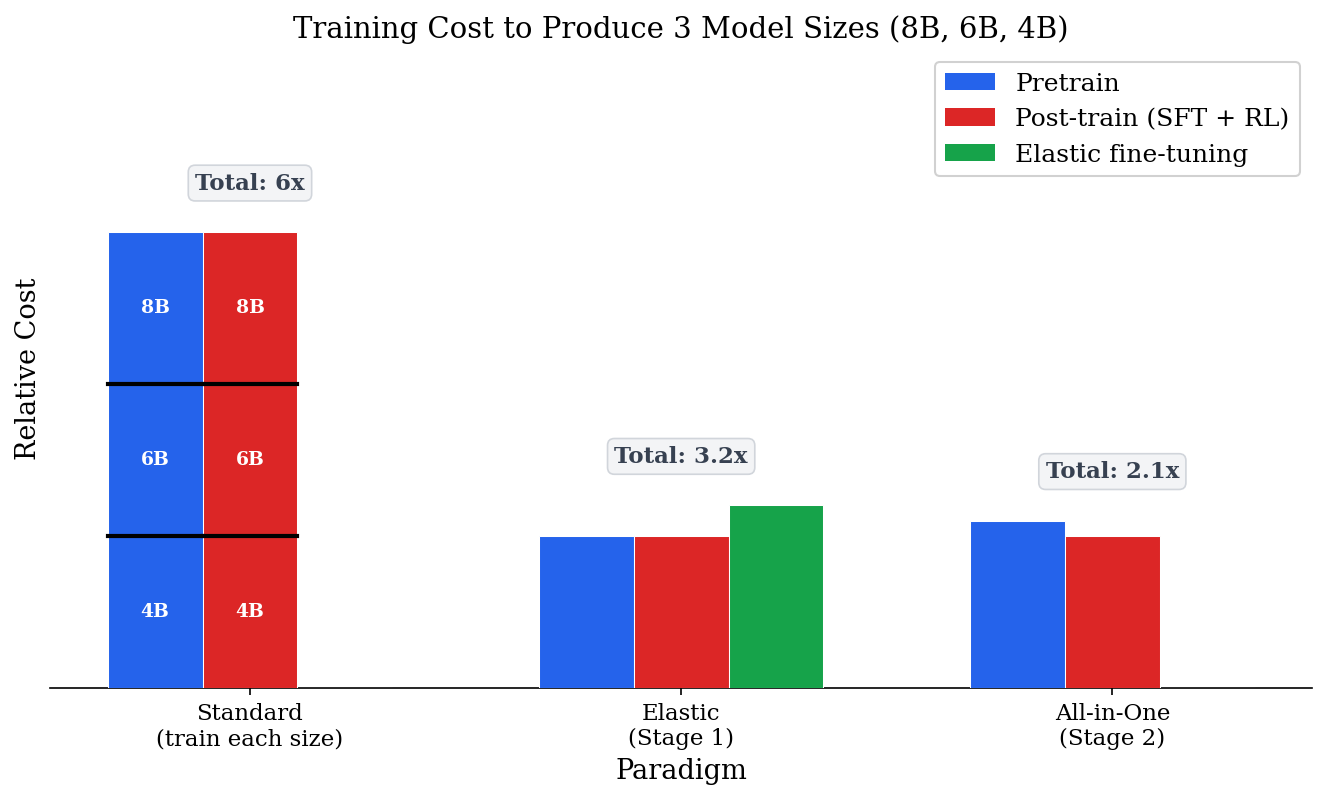

Generate this figure with Python:
import matplotlib.pyplot as plt
import matplotlib.patches as mpatches
import numpy as np

plt.rcParams.update({
    'font.size': 12,
    'font.family': 'serif',
    'axes.labelsize': 13,
    'axes.titlesize': 14,
    'xtick.labelsize': 11,
    'ytick.labelsize': 11,
    'figure.dpi': 150,
})

fig, ax = plt.subplots(figsize=(9, 5.5))

paradigms = ['Standard\n(train each size)', 'Elastic\n(Stage 1)', 'All-in-One\n(Stage 2)']
x = np.arange(len(paradigms))
width = 0.22

# Conceptual relative costs (unitless)
# pretrain = posttrain = 1 unit per model
# elastic FT = slightly more than 1 unit of posttrain
unit = 1.0

pretrain = [3 * unit, unit, 1.1 * unit]  # Standard: 3 models; Elastic: 1; All-in-One: slightly more (has elastic regularizer)
posttrain = [3 * unit, unit, unit]        # Standard: 3 models; Elastic: 1; All-in-One: 1
elastic_train = [0, 1.2 * unit, 0]       # Only Elastic has this; slightly more than posttrain

colors_pretrain = '#2563eb'
colors_posttrain = '#dc2626'
colors_elastic = '#16a34a'

# Draw bars
bars_pre = ax.bar(x - width, pretrain, width, color=colors_pretrain, edgecolor='white', linewidth=0.5, zorder=3)
bars_post = ax.bar(x, posttrain, width, color=colors_posttrain, edgecolor='white', linewidth=0.5, zorder=3)
bars_elastic = ax.bar(x + width, elastic_train, width, color=colors_elastic, edgecolor='white', linewidth=0.5, zorder=3)

# Add black separators on the Standard pretrain bar (3 portions: 8B, 6B, 4B)
bar_rect = bars_pre[0]
bar_x = bar_rect.get_x()
bar_w = bar_rect.get_width()
bar_h = bar_rect.get_height()
for split_y in [unit, 2 * unit]:
    ax.plot([bar_x, bar_x + bar_w], [split_y, split_y], color='black', linewidth=2, zorder=4)

# Label the three portions of the Standard pretrain bar
for y_center, label in zip([0.5 * unit, 1.5 * unit, 2.5 * unit], ['4B', '6B', '8B']):
    ax.text(bar_rect.get_x() + bar_w / 2, y_center, label,
            ha='center', va='center', fontsize=9, fontweight='bold', color='white', zorder=5)

# Standard posttrain bar: also 3 portions
bar_rect_post = bars_post[0]
bar_x_post = bar_rect_post.get_x()
bar_w_post = bar_rect_post.get_width()
for split_y in [unit, 2 * unit]:
    ax.plot([bar_x_post, bar_x_post + bar_w_post], [split_y, split_y], color='black', linewidth=2, zorder=4)
for y_center, label in zip([0.5 * unit, 1.5 * unit, 2.5 * unit], ['4B', '6B', '8B']):
    ax.text(bar_rect_post.get_x() + bar_w_post / 2, y_center, label,
            ha='center', va='center', fontsize=9, fontweight='bold', color='white', zorder=5)

# Total cost annotations
totals = [pretrain[0] + posttrain[0], pretrain[1] + posttrain[1] + elastic_train[1], pretrain[2] + posttrain[2]]
labels_total = ['6x', '3.2x', '2.1x']
for i, (total, label) in enumerate(zip(totals, labels_total)):
    max_bar = max(pretrain[i], posttrain[i], elastic_train[i])
    ax.text(x[i], max_bar + 0.25, f'Total: {label}',
            ha='center', va='bottom', fontsize=11, color='#374151', fontweight='bold',
            bbox=dict(boxstyle='round,pad=0.3', facecolor='#f3f4f6', edgecolor='#d1d5db', linewidth=0.8))

ax.set_xlabel('Paradigm')
ax.set_ylabel('Relative Cost')
ax.set_title('Training Cost to Produce 3 Model Sizes (8B, 6B, 4B)')
ax.set_xticks(x)
ax.set_xticklabels(paradigms)
ax.set_ylim(0, 4.2)
ax.set_yticks([])
ax.yaxis.grid(False)
ax.set_axisbelow(True)
ax.spines['top'].set_visible(False)
ax.spines['right'].set_visible(False)
ax.spines['left'].set_visible(False)

legend_elements = [
    mpatches.Patch(facecolor=colors_pretrain, label='Pretrain'),
    mpatches.Patch(facecolor=colors_posttrain, label='Post-train (SFT + RL)'),
    mpatches.Patch(facecolor=colors_elastic, label='Elastic fine-tuning'),
]
ax.legend(handles=legend_elements, loc='upper right', framealpha=0.9)

plt.tight_layout()
plt.savefig('/Users/yequan/Documents/Macro/Intern Plan/fig/paradigm_cost_conceptual.png', dpi=150, bbox_inches='tight')
plt.close()
print("Chart saved to fig/paradigm_cost_conceptual.png")
